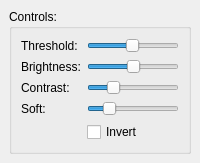
  <widget class="QDockWidget" name="specularDockWidget">
   <property name="features">
    <set>QDockWidget::DockWidgetMovable</set>
   </property>
   <property name="windowTitle">
    <string>Specular</string>
   </property>
   <attribute name="dockWidgetArea">
    <number>1</number>
   </attribute>
   <widget class="QWidget" name="dockWidgetContents_5">
    <layout class="QGridLayout" name="gridLayout_18">
     <item row="0" column="0">
      <widget class="QGroupBox" name="groupBox_6">
       <property name="title">
        <string>Controls:</string>
       </property>
       <layout class="QGridLayout" name="gridLayout_19">
        <item row="0" column="1">
         <widget class="Slider" name="sliderSpecThresh">
          <property name="maximum">
           <number>255</number>
          </property>
          <property name="value">
           <number>127</number>
          </property>
          <property name="orientation">
           <enum>Qt::Horizontal</enum>
          </property>
         </widget>
        </item>
        <item row="0" column="0">
         <widget class="QLabel" name="label_15">
          <property name="text">
           <string>Threshold:</string>
          </property>
         </widget>
        </item>
        <item row="2" column="0">
         <widget class="QLabel" name="label_18">
          <property name="text">
           <string>Contrast:</string>
          </property>
         </widget>
        </item>
        <item row="1" column="1">
         <widget class="Slider" name="sliderSpecBright">
          <property name="minimum">
           <number>-255</number>
          </property>
          <property name="maximum">
           <number>255</number>
          </property>
          <property name="orientation">
           <enum>Qt::Horizontal</enum>
          </property>
         </widget>
        </item>
        <item row="3" column="1">
         <widget class="Slider" name="sliderSpecSoft">
          <property name="maximum">
           <number>50</number>
          </property>
          <property name="value">
           <number>10</number>
          </property>
          <property name="orientation">
           <enum>Qt::Horizontal</enum>
          </property>
         </widget>
        </item>
        <item row="4" column="0">
         <spacer name="horizontalSpacer">
          <property name="orientation">
           <enum>Qt::Horizontal</enum>
          </property>
          <property name="sizeType">
           <enum>QSizePolicy::Minimum</enum>
          </property>
          <property name="sizeHint" stdset="0">
           <size>
            <width>60</width>
            <height>20</height>
           </size>
          </property>
         </spacer>
        </item>
        <item row="1" column="0">
         <widget class="QLabel" name="label_17">
          <property name="text">
           <string>Brightness:</string>
          </property>
         </widget>
        </item>
        <item row="4" column="1">
         <widget class="QCheckBox" name="checkBoxSpecInvert">
          <property name="text">
           <string>Invert</string>
          </property>
         </widget>
        </item>
        <item row="3" column="0">
         <widget class="QLabel" name="label_19">
          <property name="text">
           <string>Soft:</string>
          </property>
         </widget>
        </item>
        <item row="2" column="1">
         <widget class="Slider" name="sliderSpecContrast">
          <property name="minimum">
           <number>1</number>
          </property>
          <property name="maximum">
           <number>4000</number>
          </property>
          <property name="value">
           <number>1000</number>
          </property>
          <property name="orientation">
           <enum>Qt::Horizontal</enum>
          </property>
         </widget>
        </item>
       </layout>
      </widget>
     </item>
    </layout>
   </widget>
  </widget>
